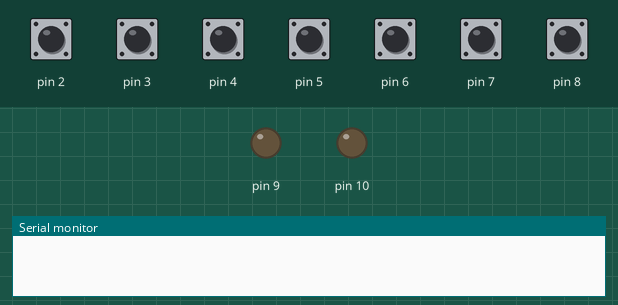
This sketch was run on a simulated Arduino Uno, built with avr-gcc and run on an emulated ATmega328P. On the bench: output pins drawn as LEDs (lit = HIGH), the last lines printed to the serial monitor. The test bench sets the inputs (shaded band); at power-on: pin 2–8 HIGH.

Above: at 1.2 s.
1.3 s: pin 4 pulled LOW for 0.15 s
At 1.42 s:
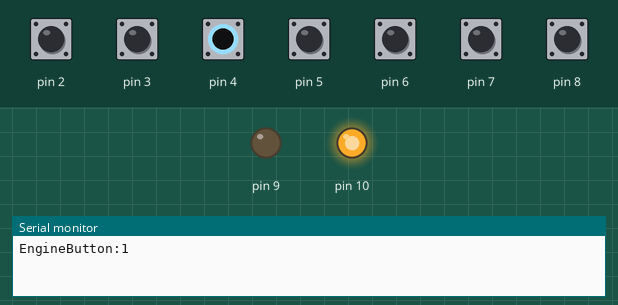
2.9 s: pin 5 pulled LOW for 0.15 s
At 3.02 s:
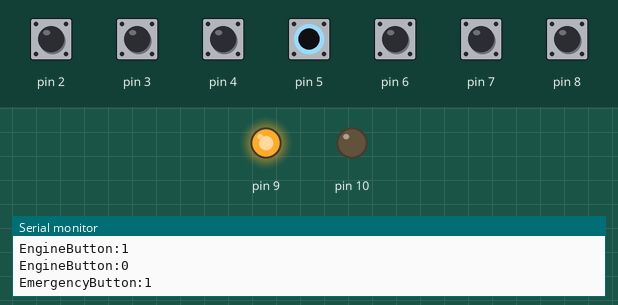
Timing chart, 0 to 5.9 s (numbered marks = the images above; inputs shaded):
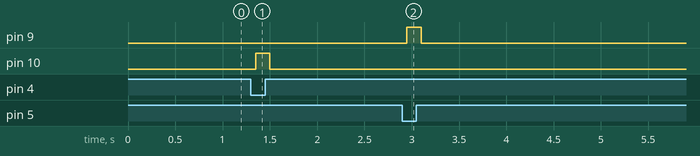

Measured:
- after the input at 1.3 s, pin 10: LOW → HIGH after 0.05 s, → LOW 0.15 s later
- after the input at 2.9 s, pin 9: LOW → HIGH after 0.05 s, → LOW 0.15 s later

The sketch:

main.ino
```cpp
#include <Bounce2.h>
#include "PinType.hpp"  // 버튼 및 LED 핀 번호 정의

// 디바운싱 시간
const int DEBOUNCE_INTERVAL = 50;

// 유니티로 전송할 명령어 이름
const char* CMD_LEFT_TURN_SIGNAL_BUTTON  = "LeftTurnSignalButton";
const char* CMD_RIGHT_TURN_SIGNAL_BUTTON = "RightTurnSignalButton";
const char* CMD_ENGINE_BUTTON            = "EngineButton";
const char* CMD_EMERGENCY_BUTTON         = "EmergencyButton";
const char* CMD_FRONT_LIGHT_BUTTON       = "FrontLightButton";
const char* CMD_HIGH_BEAM_BUTTON         = "HighBeamButton";
const char* CMD_WIPER_BUTTON             = "WiperButton";

// 버튼 디바운싱 객체
Bounce bounceLeftTurnSignal  = Bounce();
Bounce bounceRightTurnSignal = Bounce();
Bounce bounceEngineButton    = Bounce();
Bounce bounceEmergencyButton = Bounce();
Bounce bounceFrontLight      = Bounce();
Bounce bounceHighBeam        = Bounce();
Bounce bounceWiper           = Bounce();

void setup() {
	Serial.begin(115200);

	// 버튼 입력 초기화
	initButton(
		bounceLeftTurnSignal,
		toPin(PinType::LeftTurnSignal)
	);

	initButton(
		bounceRightTurnSignal,
		toPin(PinType::RightTurnSignal)
	);

	initButton(
		bounceEngineButton,
		toPin(PinType::EngineButton)
	);

	initButton(
		bounceEmergencyButton,
		toPin(PinType::EmergencyButton)
	);

	initButton(
		bounceFrontLight,
		toPin(PinType::FrontLightButton)
	);

	initButton(
		bounceHighBeam,
		toPin(PinType::HighBeamButton)
	);

	initButton(
		bounceWiper,
		toPin(PinType::WiperButton)
	);

	// LED 출력 핀 초기화
	pinMode(toPin(PinType::EngineLed), OUTPUT);
	pinMode(toPin(PinType::EmergencyLed), OUTPUT);
}

void loop() {
	// 일반 버튼 상태 확인
	checkButtonState(
		bounceLeftTurnSignal,
		CMD_LEFT_TURN_SIGNAL_BUTTON
	);

	checkButtonState(
		bounceRightTurnSignal,
		CMD_RIGHT_TURN_SIGNAL_BUTTON
	);

	// 시동 버튼
	checkLockingButtonWithLed(
		bounceEngineButton,
		CMD_ENGINE_BUTTON,
		toPin(PinType::EngineLed)
	);

	// 비상등 버튼
	checkLockingButtonWithLed(
		bounceEmergencyButton,
		CMD_EMERGENCY_BUTTON,
		toPin(PinType::EmergencyLed)
	);

	checkButtonState(
		bounceFrontLight,
		CMD_FRONT_LIGHT_BUTTON
	);

	checkButtonState(
		bounceHighBeam,
		CMD_HIGH_BEAM_BUTTON
	);

	checkButtonState(
		bounceWiper,
		CMD_WIPER_BUTTON
	);
}

// 버튼 초기화
void initButton(Bounce &button, int pin) {
	button.attach(pin, INPUT_PULLUP);
	button.interval(DEBOUNCE_INTERVAL);
}

// 일반 버튼 및 스위치 상태 확인
// 상태가 변경되면 실제 상태를 유니티로 전송
void checkButtonState(Bounce &button, const char* command) {
	button.update();

	if (button.changed()) {
		int realState = (button.read() == LOW) ? 1 : 0;

		Serial.print(command);
		Serial.print(":");
		Serial.println(realState);
	}
}

// 락킹 토글 버튼 상태 확인
// 실제 버튼 상태를 읽어 LED 상태를 변경하고 유니티로 전송
void checkLockingButtonWithLed(
	Bounce &button,
	const char* command,
	int ledPin
) {
	button.update();

	if (button.changed()) {
		int realState = (button.read() == LOW) ? 1 : 0;

		digitalWrite(
			ledPin,
			realState ? HIGH : LOW
		);

		Serial.print(command);
		Serial.print(":");
		Serial.println(realState);
	}
}
```

PinType.hpp
```cpp
#pragma once

enum class PinType {
	// 버튼 입력 핀
	LeftTurnSignal = 2,    // 좌측 방향지시등
	RightTurnSignal = 3,   // 우측 방향지시등
	EngineButton = 4,      // 시동 버튼
	EmergencyButton = 5,   // 비상등
	FrontLightButton = 6,  // 전조등
	HighBeamButton = 7,    // 상향등
	WiperButton = 8,       // 와이퍼

	// LED 출력 핀
	EmergencyLed = 9,      // 비상등 LED
	EngineLed = 10         // 시동 LED
};

// PinType 값을 Arduino 핀 번호(int)로 변환
constexpr int toPin(PinType pin) {
	return static_cast<int>(pin);
}
```
